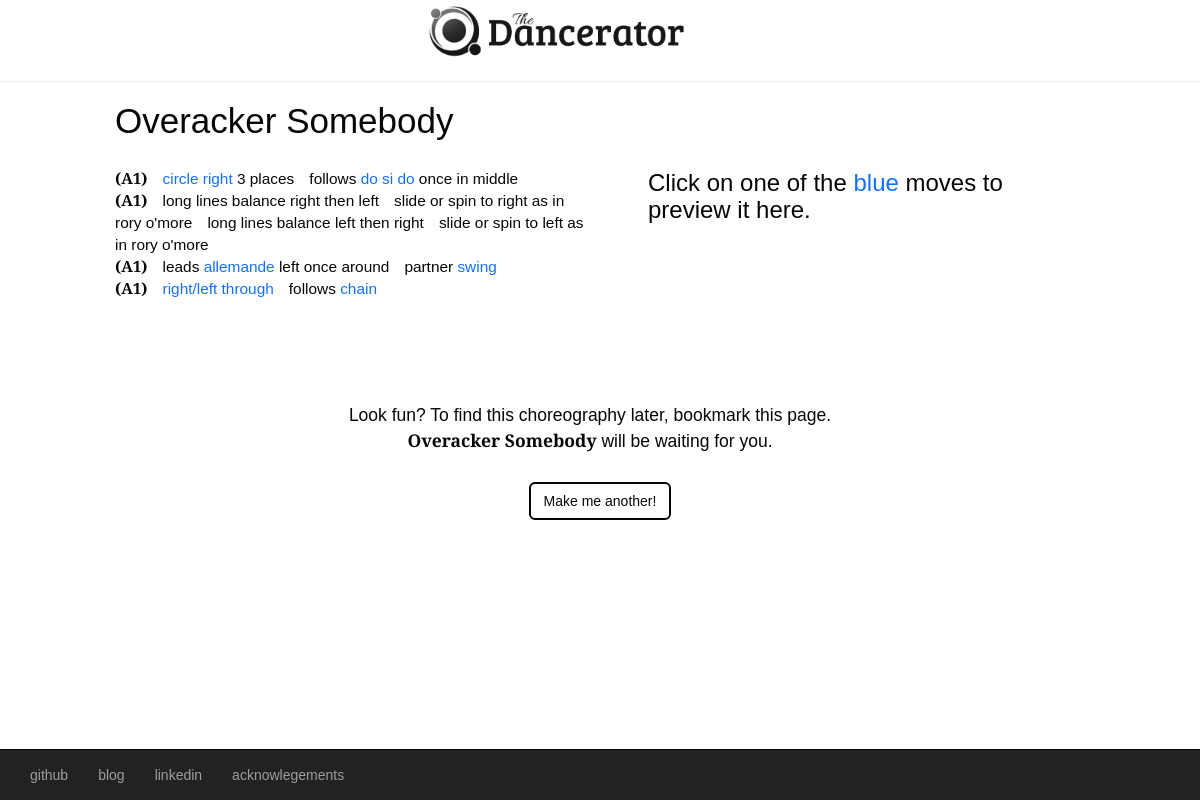
The app's page /dance/2 with its own data.
### model.py (models this page shows, shortened)
class Creation(db.Model):
    __tablename__ = "creations"
    dance_id = db.Column(db.Integer, autoincrement=True, primary_key=True)
    dance_name = db.Column(db.String(48))
    choreo = db.Column(db.String(256))
    progression = db.Column(db.String(24))

class Move(db.Model):
    __tablename__ = "moves"
    move_code = db.Column(db.String(12), primary_key=True)
    type_code = db.Column(db.String(24), db.ForeignKey('types.type_code'))
    move_name = db.Column(db.String(64), nullable=False)
    beats = db.Column(db.Integer, nullable=False)
    follows_move = db.Column(db.Integer, nullable=False)
    leads_move = db.Column(db.Integer, nullable=False)
    same_side = db.Column(db.Integer, nullable=True)
    type_ = db.relationship('Type_', backref=db.backref('moves'))

### server.py (the view)
@app.route('/dance/<int:dance_id>')
def display(dance_id):
    creation = db.session.query(Creation).get(dance_id)
    title = creation.dance_name
    pre_trans = creation.choreo
    pre_trans = pre_trans.split(",")
    dance = simple_trans(dance=pre_trans)
    return render_template("dance.html", dance=dance, title=title)

### algorithm.py (called while the page is built)
def pull_move_codes():
    all_codes = db.session.query(Move.move_code).all()
    return all_codes

def make_moves():
    all_moves = pull_move_codes()
    move_dict = {}
    for code in all_moves:
        move_code = code[0]
        move_dict[move_code] = MoveObj(move_code)
    return move_dict

    def get_attributes(self):
        self.type_code, self.beats, self.name = db.session.query(Move.type_code, Move.beats, Move.move_name).filter(Move.move_code == self.move_code).one()
        self.move_lead, self.move_follow, self.same_side = db.session.query(Move.leads_move, Move.follows_move, Move.same_side).filter(Move.move_code == self.move_code).one()
        self.min, self.max = db.session.query(Type_.min_repeats, Type_.max_repeats).filter(Type_.type_code == self.type_code).one()
        self.orphanable = self.orphanable()
        self.values = self.get_values()

    def get_values(self):
        values = db.session.query(Chain.value).filter(Chain.key_ == self.move_code).all()
        values_list = []
        for value in values:
            values_list.append(value[0])
        return values_list

    def orphanable(self):
        return self.min != 0

### templates/dance.html (shortened to what this page needs)
{% extends 'base.html' %}
{% block content %}
  <div class="container-fluid">
    <div class="row">
      <div class="col-xs-12 col-md-5 col-md-offset-1">
        <h2>{{ title }}</h2>
        <ol id="choreo">
        {% set tags = ["A1", "A2", "B1", "B2"] %}
        {% set i = 0 %}
        {% for phrase in dance %}
            <li>
              <span class="tags">({{ tags[i] }})</span>
                {% for move in phrase %}
                  <span class="moves">
                    {{ move }}
                  </span>
                {% endfor %}
            </li>
            {% set i = i + 1 %}
        {% endfor %}
        </ol>
      </div>
      <div class="col-xs-12 col-md-5" id="video">
        <div id="clips">
          <h3 id="tip">Click on one of the <span id="blue">blue</span> moves to preview it here.</h3>
          <img id="clear" src="../static/clear.png">
        </div>
      </div>
    </div>
    <div class="row">
      <div class="col-xs-10 col-md-6 col-xs-offset-1 col-md-offset-3" id="bottom-text">
        <p id="save">Look fun?  To find this choreography later, bookmark this page.  <span id="fun-title">{{ title }}</span> will be waiting for you.</p>
        <button type="button" class="btn" onclick="location.href='/new';" id="make-again">Make me another!</button>
      </div>
    </div>
{% endblock %}

### templates/base.html (shortened to what this page needs)
<!doctype html>
{% block html %}<html>{% endblock %}
<head>
    <link rel="stylesheet" href="https://maxcdn.bootstrapcdn.com/bootstrap/3.3.4/css/bootstrap.min.css">
    <link rel="stylesheet" href="/static/style.css">
</head>
<body>
  {% block title %}
    <div class="container-fluid">
      <div class="row">
        <div class="col-xs-12 col-md-4 col-md-offset-4">
          <a href="/"><img src="../static/logo/logo_black.png" class="logo"></a>
        </div>
      </div>
      <div class="row">
        <hr>
      </div>
    </div>
  {% endblock %}
  {% block content %} content goes here {% endblock %}
  <nav class="navbar navbar-inverse navbar-fixed-bottom" id="bottom-nav">
    <div class="container-fluid">
      <div class="navbar-collapse collapse" id="bottom-navbar">
        <ul class="nav navbar-nav">
          <li><a href="https://github.com/ohrely">github</a></li>
          <li><a href="http://ohrely.com">blog</a></li>
          <li><a href="https://www.linkedin.com/in/ohrely">linkedin</a></li>
          <li><a href="/ack">acknowlegements</a></li>
        </ul>
      </div>
    </div>
  </nav>
</body>
</html>

### static/style.css (style rules this page uses)
body { font-family: 'Merriweather Sans', sans-serif; background-color: transparent; color: #080605; }
a, a:visited, a:active { color: #1471FF; }
.logo { width: 80%; height: auto; }
h2 { font-size: 250%; padding-bottom: .5em; margin-top: 0; }
ol { margin-left:0; padding-left: 0; }
ol > li { list-style:none; font-size: 110%; }
.tags { font-weight: bold; }
.moves { padding-left: .7em; font-size: 100%; }
#video { padding: 0px; }
#clear { z-index: -1; width: 100%; height: auto; }
#tip { z-index: 1; position: absolute; padding: 2em; }
#blue { color: #1471FF; }
#fun-title { font-weight: bold; }
#bottom-text { text-align: center; }
#save { padding: 20px 20px 20px 0px; font-size: 1.25em; }
#make-again { background-color: transparent; outline-width: 2px; outline-style: solid; margin-bottom: 4em; }

### records on screen
Creation: dance_name "Overacker Somebody"
Move: move_name "follows"
Move: move_name "long lines balance right then left"
Move: move_name "slide or spin to right as in rory o'more"
Move: move_name "long lines balance left then right"
Move: move_name "slide or spin to left as in rory o'more"
Move: move_name "leads"
Move: move_name "partner"
Move: move_name "follows"

### other values on screen
{{ tags[i] }} "A1" "A1" "A1" "A1"
